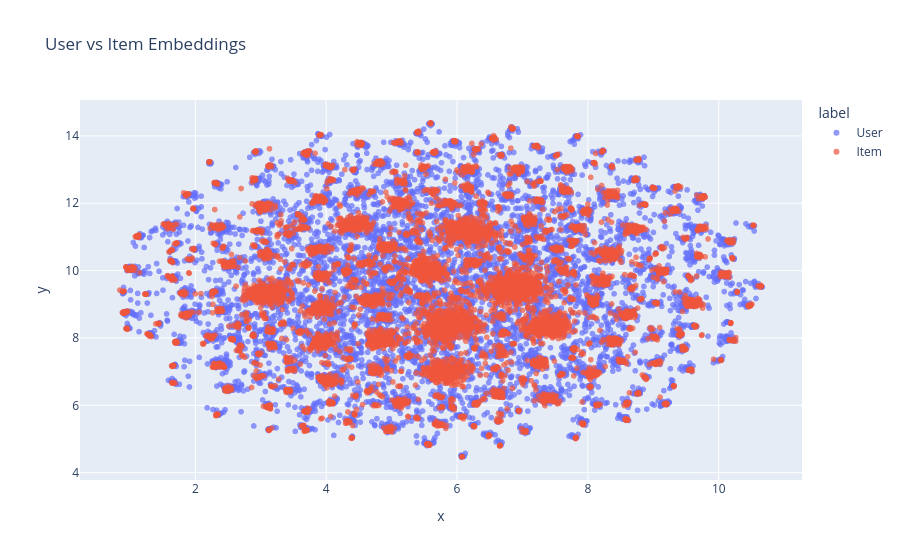

Notebook code cell kept with this figure:
### Code cell
import plotly.express as px

# 유저 & 아이템 벡터 합치기
all_vectors = np.vstack([user_vectors, item_vectors])
# User, Item 범례 구분 값(User & Item)
labels = ["User"] * len(user_vectors) + ["Item"] * len(item_vectors)

ids = [f"User_{i}" for i in range(len(user_vectors))] + [
    f"Item_{j}" for j in range(len(item_vectors))
]

# UMAP 기반 차원 축소
# - metric="cosine": 임베딩 간 코사인 거리 기준으로 구조를 보존
reducer = umap.UMAP(metric="cosine")
embeddings = reducer.fit_transform(all_vectors)

# DataFrame 생성
df_plot = pd.DataFrame(
    {"x": embeddings[:, 0], "y": embeddings[:, 1], "label": labels, "id": ids}
)

# Plotly 시각화
fig = px.scatter(
    df_plot,
    x="x",
    y="y",
    color="label",
    hover_data=["id"],  # 마우스 오버 시 ID 표시
    opacity=0.7,
    title="User vs Item Embeddings",
)

fig.update_traces(marker=dict(size=6))
fig.show()

### Figure 1 — Plotly figure (JSON) as saved in the notebook; plotly's stock layout.template omitted (floating-point values rounded to 4 significant figures; data arrays with more than 128 entries replaced by an {"elided": "..."} marker saying what was removed)
{"data": [{"customdata": {"elided": "10000x1 str values"}, "hovertemplate": "label=User<br>x=%{x}<br>y=%{y}<br>id=%{customdata[0]}<extra></extra>", "legendgroup": "User", "marker": {"color": "#636efa", "opacity": 0.7, "symbol": "circle", "size": 6}, "mode": "markers", "name": "User", "showlegend": true, "x": {"elided": "10000 float values"}, "xaxis": "x", "y": {"elided": "10000 float values"}, "yaxis": "y", "type": "scattergl"}, {"customdata": {"elided": "10000x1 str values"}, "hovertemplate": "label=Item<br>x=%{x}<br>y=%{y}<br>id=%{customdata[0]}<extra></extra>", "legendgroup": "Item", "marker": {"color": "#EF553B", "opacity": 0.7, "symbol": "circle", "size": 6}, "mode": "markers", "name": "Item", "showlegend": true, "x": {"elided": "10000 float values"}, "xaxis": "x", "y": {"elided": "10000 float values"}, "yaxis": "y", "type": "scattergl"}], "layout": {"xaxis": {"anchor": "y", "domain": [0.0, 1.0], "title": {"text": "x"}}, "yaxis": {"anchor": "x", "domain": [0.0, 1.0], "title": {"text": "y"}}, "legend": {"title": {"text": "label"}, "tracegroupgap": 0}, "title": {"text": "User vs Item Embeddings"}}}
